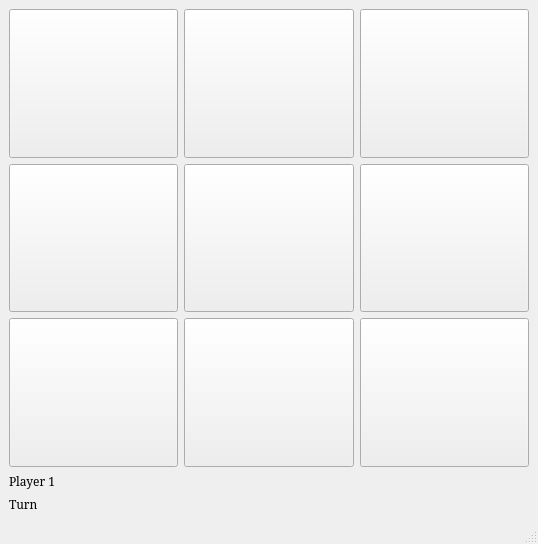
<?xml version="1.0" encoding="UTF-8"?>
<ui version="4.0">
 <class>TICTACTOE</class>
 <widget class="QMainWindow" name="TICTACTOE">
  <property name="geometry">
   <rect>
    <x>0</x>
    <y>0</y>
    <width>538</width>
    <height>544</height>
   </rect>
  </property>
  <property name="windowTitle">
   <string>TICTACTOE</string>
  </property>
  <widget class="QWidget" name="centralwidget">
   <property name="minimumSize">
    <size>
     <width>10</width>
     <height>10</height>
    </size>
   </property>
   <layout class="QGridLayout" name="gridLayout_10">
    <item row="1" column="0">
     <layout class="QGridLayout" name="gridLayout_4">
      <item row="0" column="0">
       <widget class="QPushButton" name="pushButton_4">
        <property name="sizePolicy">
         <sizepolicy hsizetype="Expanding" vsizetype="Expanding">
          <horstretch>0</horstretch>
          <verstretch>0</verstretch>
         </sizepolicy>
        </property>
        <property name="text">
         <string/>
        </property>
       </widget>
      </item>
     </layout>
    </item>
    <item row="2" column="0">
     <layout class="QGridLayout" name="gridLayout_7">
      <item row="0" column="0">
       <widget class="QPushButton" name="pushButton_7">
        <property name="sizePolicy">
         <sizepolicy hsizetype="Expanding" vsizetype="Expanding">
          <horstretch>0</horstretch>
          <verstretch>0</verstretch>
         </sizepolicy>
        </property>
        <property name="text">
         <string/>
        </property>
       </widget>
      </item>
     </layout>
    </item>
    <item row="2" column="1">
     <layout class="QGridLayout" name="gridLayout_8">
      <item row="0" column="0">
       <widget class="QPushButton" name="pushButton_8">
        <property name="sizePolicy">
         <sizepolicy hsizetype="Expanding" vsizetype="Expanding">
          <horstretch>0</horstretch>
          <verstretch>0</verstretch>
         </sizepolicy>
        </property>
        <property name="text">
         <string/>
        </property>
       </widget>
      </item>
     </layout>
    </item>
    <item row="1" column="1">
     <layout class="QGridLayout" name="gridLayout_5">
      <item row="0" column="0">
       <widget class="QPushButton" name="pushButton_5">
        <property name="sizePolicy">
         <sizepolicy hsizetype="Expanding" vsizetype="Expanding">
          <horstretch>0</horstretch>
          <verstretch>0</verstretch>
         </sizepolicy>
        </property>
        <property name="text">
         <string/>
        </property>
       </widget>
      </item>
     </layout>
    </item>
    <item row="0" column="1">
     <layout class="QGridLayout" name="gridLayout_2">
      <item row="0" column="0">
       <widget class="QPushButton" name="pushButton_2">
        <property name="sizePolicy">
         <sizepolicy hsizetype="Expanding" vsizetype="Expanding">
          <horstretch>0</horstretch>
          <verstretch>0</verstretch>
         </sizepolicy>
        </property>
        <property name="text">
         <string/>
        </property>
       </widget>
      </item>
     </layout>
    </item>
    <item row="2" column="2">
     <layout class="QGridLayout" name="gridLayout_9">
      <item row="0" column="0">
       <widget class="QPushButton" name="PUSHBUTTON9">
        <property name="sizePolicy">
         <sizepolicy hsizetype="Expanding" vsizetype="Expanding">
          <horstretch>0</horstretch>
          <verstretch>0</verstretch>
         </sizepolicy>
        </property>
        <property name="text">
         <string/>
        </property>
       </widget>
      </item>
     </layout>
    </item>
    <item row="1" column="2">
     <layout class="QGridLayout" name="gridLayout_6">
      <item row="0" column="0">
       <widget class="QPushButton" name="pushButton_6">
        <property name="sizePolicy">
         <sizepolicy hsizetype="Expanding" vsizetype="Expanding">
          <horstretch>0</horstretch>
          <verstretch>0</verstretch>
         </sizepolicy>
        </property>
        <property name="text">
         <string/>
        </property>
       </widget>
      </item>
     </layout>
    </item>
    <item row="0" column="2">
     <layout class="QGridLayout" name="gridLayout_3">
      <item row="0" column="0">
       <widget class="QPushButton" name="pushButton_3">
        <property name="sizePolicy">
         <sizepolicy hsizetype="Expanding" vsizetype="Expanding">
          <horstretch>0</horstretch>
          <verstretch>0</verstretch>
         </sizepolicy>
        </property>
        <property name="text">
         <string/>
        </property>
       </widget>
      </item>
     </layout>
    </item>
    <item row="0" column="0">
     <layout class="QGridLayout" name="gridLayout">
      <item row="1" column="0">
       <widget class="QPushButton" name="pushButton">
        <property name="sizePolicy">
         <sizepolicy hsizetype="Expanding" vsizetype="Expanding">
          <horstretch>0</horstretch>
          <verstretch>0</verstretch>
         </sizepolicy>
        </property>
        <property name="text">
         <string/>
        </property>
       </widget>
      </item>
     </layout>
    </item>
    <item row="3" column="0">
     <widget class="QLabel" name="label">
      <property name="font">
       <font>
        <family>MS Serif</family>
       </font>
      </property>
      <property name="text">
       <string>Player 1 </string>
      </property>
     </widget>
    </item>
    <item row="4" column="0">
     <widget class="QLabel" name="label_2">
      <property name="font">
       <font>
        <family>MS Serif</family>
       </font>
      </property>
      <property name="text">
       <string>Turn</string>
      </property>
     </widget>
    </item>
   </layout>
  </widget>
  <widget class="QMenuBar" name="menubar">
   <property name="geometry">
    <rect>
     <x>0</x>
     <y>0</y>
     <width>538</width>
     <height>26</height>
    </rect>
   </property>
  </widget>
  <widget class="QStatusBar" name="statusbar"/>
 </widget>
 <resources/>
 <connections/>
</ui>
